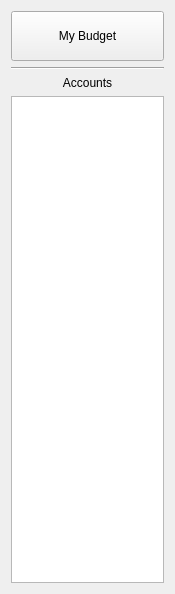
<?xml version="1.0" encoding="UTF-8"?>
<ui version="4.0">
 <class>Sidebar</class>
 <widget class="QWidget" name="Sidebar">
  <property name="geometry">
   <rect>
    <x>0</x>
    <y>0</y>
    <width>175</width>
    <height>594</height>
   </rect>
  </property>
  <property name="sizePolicy">
   <sizepolicy hsizetype="Fixed" vsizetype="Preferred">
    <horstretch>0</horstretch>
    <verstretch>0</verstretch>
   </sizepolicy>
  </property>
  <property name="minimumSize">
   <size>
    <width>175</width>
    <height>0</height>
   </size>
  </property>
  <property name="windowTitle">
   <string>Form</string>
  </property>
  <layout class="QVBoxLayout" name="verticalLayout">
   <item>
    <widget class="QPushButton" name="myBudgetButton">
     <property name="minimumSize">
      <size>
       <width>0</width>
       <height>50</height>
      </size>
     </property>
     <property name="text">
      <string>My Budget</string>
     </property>
    </widget>
   </item>
   <item>
    <widget class="Line" name="line">
     <property name="orientation">
      <enum>Qt::Horizontal</enum>
     </property>
    </widget>
   </item>
   <item>
    <widget class="QLabel" name="label">
     <property name="text">
      <string>Accounts</string>
     </property>
     <property name="alignment">
      <set>Qt::AlignCenter</set>
     </property>
    </widget>
   </item>
   <item>
    <widget class="QListView" name="accountsListView"/>
   </item>
  </layout>
 </widget>
 <resources/>
 <connections/>
</ui>
